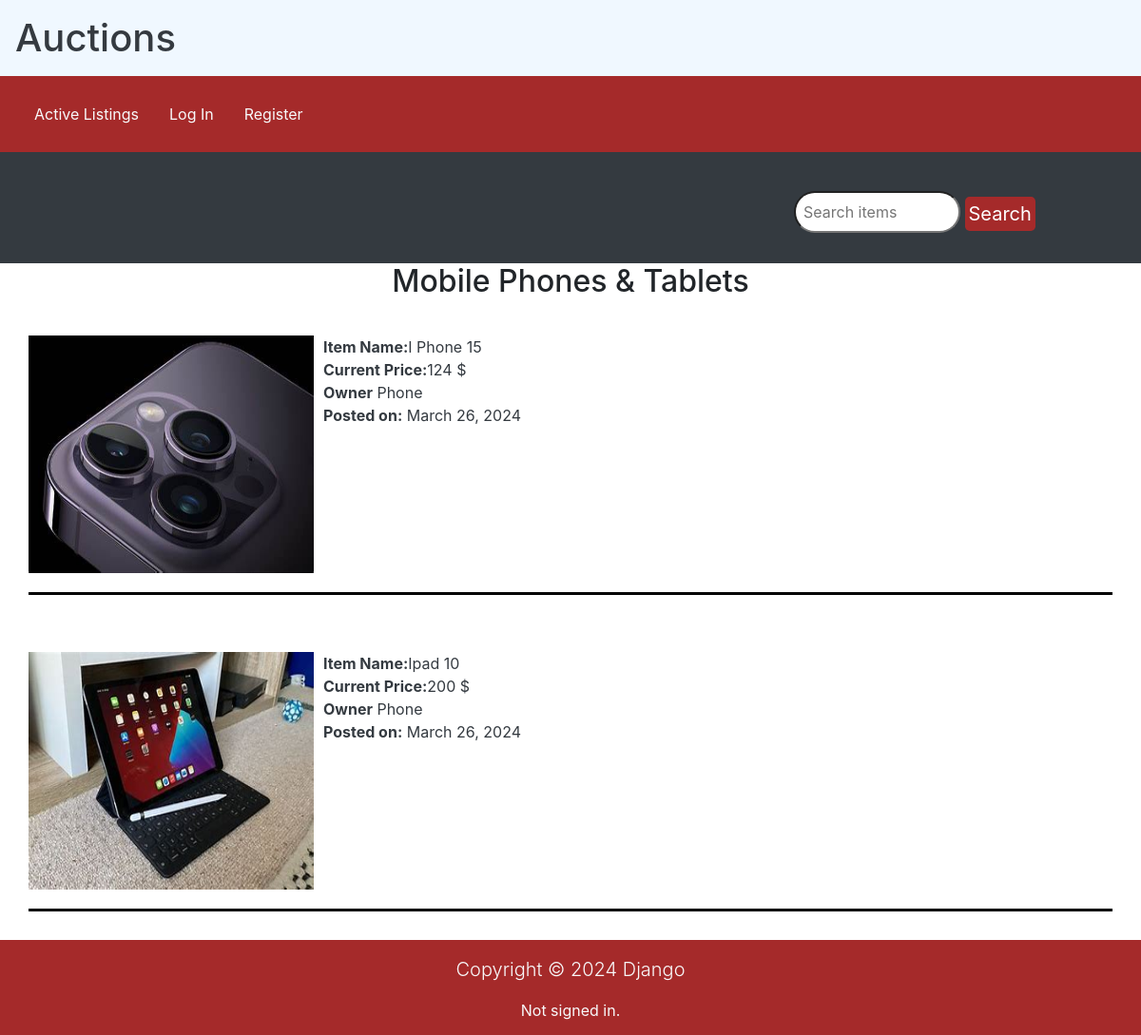
Page /category/1 on the committed database.
### auctions/models.py (models this page shows, shortened)
class Category(models.Model):
    category_name=models.CharField(max_length=64)
    def __str__(self):
        return self.category_name+""

class Listings(models.Model):
    name=models.CharField(max_length=16)
    current_price=models.IntegerField()
    description=models.TextField(blank=True)
    creator=models.ForeignKey(User,on_delete=models.CASCADE,)
    image=models.ImageField(null=True,blank=True,upload_to='images/')
    date=models.DateField(default=datetime.date.today())
    status=models.BooleanField(default=True)
    category=models.CharField(default="Uncategorized.",max_length=64)

class User(AbstractUser):
    def __str__(self) :
        return self.username

### auctions/views.py (the view)
# urls.py: path('category/<int:pk>',views.category_view,name='categoryView'),
def category_view(request,pk):
   category_id=pk
   category=Category.objects.get(id=pk)
   listing=Listings.objects.filter(category=category.category_name)
   context={"listings":listing,'category':category,"media_url":settings.MEDIA_URL}
   return render(request,'auctions/categorizedListings.html',context)

### auctions/views.py (called while the page is built)
def watchlist_count(request):
   if request.user.is_authenticated:
    if WatchList.objects.filter(user_id=request.user.id).exists():
     wl=WatchList.objects.get(user_id=request.user.id)
     count=wl.listing.count()
    else:
       count=0
   else:
      count=None
   return {'count':count}

def category(request):
   category=Category.objects.all()
   return {"categoryListing":category}

### auctions/templates/auctions/categorizedListings.html
{% extends 'auctions/layout.html' %}
{% block body %}
<h2 style="text-align: center;">{{ category }}</h2>
{% for list in listings %}
{% if list.status %}
<div style="margin: 30px;border-bottom: 3px solid black;" class="listing text-dark d-flex-column d-md-inline-flex">
    <div class="img"><a href="{% url 'detail' list.id %}"><img src="{{ media_url }}{{ list.image }}" alt=""
                width="300px" style="display:inline;margin-right: 10px;margin-bottom: 20px;" height="250px"></a></div>
    <div class="descript"><b>Item Name:</b>{{ list.name }} <br><b>Current Price:</b>{{ list.current_price }} <span>
            $</span><br>
        <b>Owner</b>
        {{ list.creator }}
        <br>
        <b>Posted on:</b>
        {{ list.date }}
    </div>
</div>
{% endif %}
{% endfor %}
{% endblock %}

### auctions/templates/auctions/layout.html (style rules this page uses)
body { min-height: 100vh; display: flex; flex-direction: column; box-sizing: border-box; margin-bottom: 0; margin: 0; padding: 0; }

### rows in the picture
Category: category_name "Mobile Phones & Tablets"
Listings: image (picture), name "I Phone 15", current_price "124", creator "Phone", date "March 26, 2024"
Listings: image (picture), name "Ipad 10", current_price "200", creator "Phone", date "March 26, 2024"
